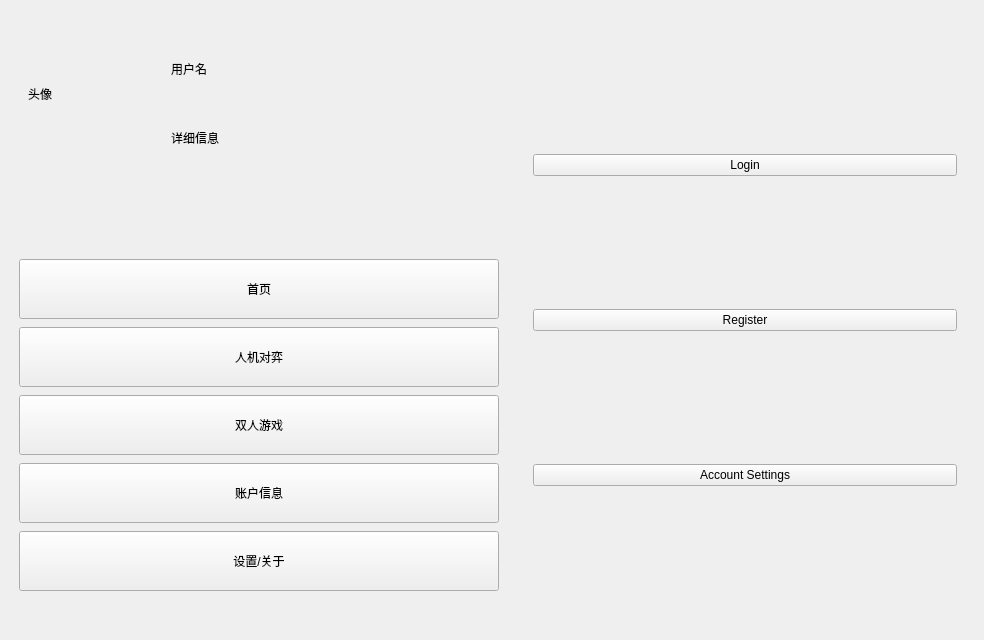
<?xml version="1.0" encoding="UTF-8"?>
<ui version="4.0">
 <class>MainWindow</class>
 <widget class="QMainWindow" name="MainWindow">
  <property name="geometry">
   <rect>
    <x>0</x>
    <y>0</y>
    <width>984</width>
    <height>640</height>
   </rect>
  </property>
  <property name="sizePolicy">
   <sizepolicy hsizetype="Preferred" vsizetype="Preferred">
    <horstretch>0</horstretch>
    <verstretch>0</verstretch>
   </sizepolicy>
  </property>
  <property name="windowTitle">
   <string>Sieging Game</string>
  </property>
  <widget class="QWidget" name="centralwidget">
   <property name="sizePolicy">
    <sizepolicy hsizetype="Expanding" vsizetype="Expanding">
     <horstretch>0</horstretch>
     <verstretch>0</verstretch>
    </sizepolicy>
   </property>
   <property name="maximumSize">
    <size>
     <width>1000000</width>
     <height>1000000</height>
    </size>
   </property>
   <layout class="QHBoxLayout" name="horizontalLayout_2">
    <item>
     <widget class="QWidget" name="leftOptionBar" native="true">
      <property name="sizePolicy">
       <sizepolicy hsizetype="Fixed" vsizetype="Expanding">
        <horstretch>0</horstretch>
        <verstretch>0</verstretch>
       </sizepolicy>
      </property>
      <property name="minimumSize">
       <size>
        <width>500</width>
        <height>0</height>
       </size>
      </property>
      <property name="maximumSize">
       <size>
        <width>500</width>
        <height>16777215</height>
       </size>
      </property>
      <layout class="QVBoxLayout" name="verticalLayout_8">
       <property name="spacing">
        <number>10</number>
       </property>
       <property name="leftMargin">
        <number>10</number>
       </property>
       <property name="topMargin">
        <number>10</number>
       </property>
       <property name="rightMargin">
        <number>10</number>
       </property>
       <property name="bottomMargin">
        <number>10</number>
       </property>
       <item>
        <widget class="QWidget" name="userInfromation" native="true">
         <property name="sizePolicy">
          <sizepolicy hsizetype="Fixed" vsizetype="Fixed">
           <horstretch>0</horstretch>
           <verstretch>0</verstretch>
          </sizepolicy>
         </property>
         <property name="minimumSize">
          <size>
           <width>500</width>
           <height>150</height>
          </size>
         </property>
         <property name="maximumSize">
          <size>
           <width>500</width>
           <height>150</height>
          </size>
         </property>
         <layout class="QGridLayout" name="gridLayout">
          <item row="0" column="1">
           <widget class="QWidget" name="widget" native="true">
            <property name="sizePolicy">
             <sizepolicy hsizetype="Expanding" vsizetype="Fixed">
              <horstretch>0</horstretch>
              <verstretch>0</verstretch>
             </sizepolicy>
            </property>
            <property name="minimumSize">
             <size>
              <width>0</width>
              <height>150</height>
             </size>
            </property>
            <layout class="QVBoxLayout" name="verticalLayout_2">
             <item>
              <widget class="QLabel" name="label_2">
               <property name="text">
                <string>用户名</string>
               </property>
              </widget>
             </item>
             <item>
              <widget class="QLabel" name="label_3">
               <property name="text">
                <string>详细信息</string>
               </property>
              </widget>
             </item>
            </layout>
           </widget>
          </item>
          <item row="0" column="0">
           <widget class="QLabel" name="label">
            <property name="sizePolicy">
             <sizepolicy hsizetype="Fixed" vsizetype="Fixed">
              <horstretch>0</horstretch>
              <verstretch>0</verstretch>
             </sizepolicy>
            </property>
            <property name="minimumSize">
             <size>
              <width>128</width>
              <height>128</height>
             </size>
            </property>
            <property name="text">
             <string>头像</string>
            </property>
           </widget>
          </item>
         </layout>
        </widget>
       </item>
       <item>
        <spacer name="verticalSpacer_3">
         <property name="orientation">
          <enum>Qt::Vertical</enum>
         </property>
         <property name="sizeType">
          <enum>QSizePolicy::Fixed</enum>
         </property>
         <property name="sizeHint" stdset="0">
          <size>
           <width>20</width>
           <height>80</height>
          </size>
         </property>
        </spacer>
       </item>
       <item>
        <layout class="QVBoxLayout" name="leftOptions">
         <property name="spacing">
          <number>8</number>
         </property>
         <item>
          <widget class="QPushButton" name="mainPageBtn">
           <property name="enabled">
            <bool>true</bool>
           </property>
           <property name="sizePolicy">
            <sizepolicy hsizetype="Minimum" vsizetype="Fixed">
             <horstretch>0</horstretch>
             <verstretch>0</verstretch>
            </sizepolicy>
           </property>
           <property name="minimumSize">
            <size>
             <width>0</width>
             <height>60</height>
            </size>
           </property>
           <property name="text">
            <string>首页</string>
           </property>
          </widget>
         </item>
         <item>
          <widget class="QPushButton" name="vsComptrBtn">
           <property name="minimumSize">
            <size>
             <width>0</width>
             <height>60</height>
            </size>
           </property>
           <property name="text">
            <string>人机对弈</string>
           </property>
          </widget>
         </item>
         <item>
          <widget class="QPushButton" name="vsPeopleBtn">
           <property name="minimumSize">
            <size>
             <width>0</width>
             <height>60</height>
            </size>
           </property>
           <property name="text">
            <string>双人游戏</string>
           </property>
          </widget>
         </item>
         <item>
          <widget class="QPushButton" name="loginBtn">
           <property name="minimumSize">
            <size>
             <width>0</width>
             <height>60</height>
            </size>
           </property>
           <property name="text">
            <string>账户信息</string>
           </property>
          </widget>
         </item>
         <item>
          <widget class="QPushButton" name="settingsBtn">
           <property name="minimumSize">
            <size>
             <width>0</width>
             <height>60</height>
            </size>
           </property>
           <property name="text">
            <string>设置/关于</string>
           </property>
          </widget>
         </item>
         <item>
          <spacer name="verticalSpacer">
           <property name="orientation">
            <enum>Qt::Vertical</enum>
           </property>
           <property name="sizeHint" stdset="0">
            <size>
             <width>20</width>
             <height>40</height>
            </size>
           </property>
          </spacer>
         </item>
        </layout>
       </item>
       <item>
        <spacer name="verticalSpacer_2">
         <property name="orientation">
          <enum>Qt::Vertical</enum>
         </property>
         <property name="sizeHint" stdset="0">
          <size>
           <width>20</width>
           <height>40</height>
          </size>
         </property>
        </spacer>
       </item>
      </layout>
     </widget>
    </item>
    <item>
     <widget class="QStackedWidget" name="contentPage">
      <property name="sizePolicy">
       <sizepolicy hsizetype="Expanding" vsizetype="Expanding">
        <horstretch>0</horstretch>
        <verstretch>0</verstretch>
       </sizepolicy>
      </property>
      <property name="currentIndex">
       <number>2</number>
      </property>
      <widget class="QWidget" name="beginPage">
       <property name="styleSheet">
        <string notr="true"/>
       </property>
       <layout class="QVBoxLayout" name="verticalLayout">
        <item>
         <widget class="QWidget" name="mainOption" native="true">
          <property name="sizePolicy">
           <sizepolicy hsizetype="Expanding" vsizetype="Expanding">
            <horstretch>0</horstretch>
            <verstretch>0</verstretch>
           </sizepolicy>
          </property>
          <layout class="QHBoxLayout" name="horizontalLayout">
           <property name="topMargin">
            <number>100</number>
           </property>
           <property name="bottomMargin">
            <number>100</number>
           </property>
           <item>
            <widget class="QWidget" name="widget_2" native="true">
             <property name="sizePolicy">
              <sizepolicy hsizetype="Expanding" vsizetype="Ignored">
               <horstretch>0</horstretch>
               <verstretch>0</verstretch>
              </sizepolicy>
             </property>
             <layout class="QVBoxLayout" name="verticalLayout_3">
              <property name="leftMargin">
               <number>10</number>
              </property>
              <property name="rightMargin">
               <number>10</number>
              </property>
              <item>
               <widget class="QLabel" name="label_4">
                <property name="text">
                 <string>TextLabel</string>
                </property>
               </widget>
              </item>
              <item>
               <widget class="QLabel" name="label_5">
                <property name="text">
                 <string>人机对弈</string>
                </property>
               </widget>
              </item>
              <item>
               <widget class="QPushButton" name="vsAiBtn_2">
                <property name="text">
                 <string>人机对弈</string>
                </property>
               </widget>
              </item>
             </layout>
            </widget>
           </item>
           <item>
            <widget class="QWidget" name="widget_3" native="true">
             <property name="sizePolicy">
              <sizepolicy hsizetype="Expanding" vsizetype="Expanding">
               <horstretch>0</horstretch>
               <verstretch>0</verstretch>
              </sizepolicy>
             </property>
             <layout class="QVBoxLayout" name="verticalLayout_6">
              <property name="leftMargin">
               <number>10</number>
              </property>
              <property name="rightMargin">
               <number>10</number>
              </property>
              <item>
               <layout class="QVBoxLayout" name="verticalLayout_7">
                <item>
                 <widget class="QLabel" name="label_8">
                  <property name="text">
                   <string>TextLabel</string>
                  </property>
                 </widget>
                </item>
                <item>
                 <widget class="QLabel" name="label_9">
                  <property name="text">
                   <string>双人游戏</string>
                  </property>
                 </widget>
                </item>
                <item>
                 <widget class="QPushButton" name="vsPeopleBtn_2">
                  <property name="text">
                   <string>双人游戏</string>
                  </property>
                 </widget>
                </item>
               </layout>
              </item>
             </layout>
            </widget>
           </item>
           <item>
            <widget class="QWidget" name="widget_4" native="true">
             <property name="sizePolicy">
              <sizepolicy hsizetype="Expanding" vsizetype="Expanding">
               <horstretch>0</horstretch>
               <verstretch>0</verstretch>
              </sizepolicy>
             </property>
             <layout class="QVBoxLayout" name="verticalLayout_4">
              <property name="leftMargin">
               <number>10</number>
              </property>
              <property name="rightMargin">
               <number>10</number>
              </property>
              <item>
               <layout class="QVBoxLayout" name="verticalLayout_5">
                <item>
                 <widget class="QLabel" name="label_6">
                  <property name="text">
                   <string>TextLabel</string>
                  </property>
                 </widget>
                </item>
                <item>
                 <widget class="QLabel" name="label_7">
                  <property name="text">
                   <string>登录/注册</string>
                  </property>
                 </widget>
                </item>
                <item>
                 <widget class="QPushButton" name="loginBtn_2">
                  <property name="text">
                   <string>登录/注册</string>
                  </property>
                 </widget>
                </item>
               </layout>
              </item>
             </layout>
            </widget>
           </item>
           <item>
            <widget class="QWidget" name="widget_5" native="true">
             <property name="sizePolicy">
              <sizepolicy hsizetype="Expanding" vsizetype="Expanding">
               <horstretch>0</horstretch>
               <verstretch>0</verstretch>
              </sizepolicy>
             </property>
             <layout class="QVBoxLayout" name="verticalLayout_9">
              <property name="leftMargin">
               <number>10</number>
              </property>
              <property name="rightMargin">
               <number>10</number>
              </property>
              <item>
               <layout class="QVBoxLayout" name="verticalLayout_10">
                <item>
                 <widget class="QLabel" name="label_10">
                  <property name="text">
                   <string>TextLabel</string>
                  </property>
                 </widget>
                </item>
                <item>
                 <widget class="QLabel" name="label_11">
                  <property name="text">
                   <string>设置/关于</string>
                  </property>
                 </widget>
                </item>
                <item>
                 <widget class="QPushButton" name="settingsBtn_2">
                  <property name="text">
                   <string>设置/关于</string>
                  </property>
                 </widget>
                </item>
               </layout>
              </item>
             </layout>
            </widget>
           </item>
          </layout>
         </widget>
        </item>
       </layout>
      </widget>
      <widget class="QWidget" name="vsPeoplePage">
       <widget class="QWidget" name="horizontalWidget_2" native="true">
        <property name="enabled">
         <bool>true</bool>
        </property>
        <property name="geometry">
         <rect>
          <x>0</x>
          <y>0</y>
          <width>451</width>
          <height>491</height>
         </rect>
        </property>
        <property name="sizePolicy">
         <sizepolicy hsizetype="Expanding" vsizetype="Expanding">
          <horstretch>0</horstretch>
          <verstretch>0</verstretch>
         </sizepolicy>
        </property>
        <layout class="QHBoxLayout" name="horizontalLayout_4">
         <item alignment="Qt::AlignHCenter|Qt::AlignVCenter">
          <widget class="QWidget" name="widget_7" native="true">
           <property name="sizePolicy">
            <sizepolicy hsizetype="Preferred" vsizetype="Preferred">
             <horstretch>0</horstretch>
             <verstretch>0</verstretch>
            </sizepolicy>
           </property>
           <property name="styleSheet">
            <string notr="true"/>
           </property>
           <layout class="QVBoxLayout" name="verticalLayout_17">
            <item>
             <widget class="QLabel" name="label_24">
              <property name="text">
               <string>TextLabel</string>
              </property>
             </widget>
            </item>
            <item>
             <widget class="QLabel" name="label_25">
              <property name="text">
               <string>TextLabel</string>
              </property>
             </widget>
            </item>
            <item>
             <widget class="QPushButton" name="pushButton_19">
              <property name="text">
               <string>简单</string>
              </property>
             </widget>
            </item>
            <item>
             <widget class="QPushButton" name="pushButton_20">
              <property name="text">
               <string>中等</string>
              </property>
             </widget>
            </item>
            <item>
             <widget class="QPushButton" name="pushButton_21">
              <property name="text">
               <string>困难</string>
              </property>
             </widget>
            </item>
           </layout>
          </widget>
         </item>
        </layout>
       </widget>
      </widget>
      <widget class="QWidget" name="loginPage">
       <layout class="QVBoxLayout" name="verticalLayout">
        <item>
         <widget class="QStackedWidget" name="stackedWidget">
          <widget class="QWidget" name="mainMenuPage">
           <layout class="QVBoxLayout" name="mainMenuLayout">
            <item>
             <widget class="QPushButton" name="loginButton">
              <property name="text">
               <string>Login</string>
              </property>
             </widget>
            </item>
            <item>
             <widget class="QPushButton" name="registerButton">
              <property name="text">
               <string>Register</string>
              </property>
             </widget>
            </item>
            <item>
             <widget class="QPushButton" name="accountSettingsButton">
              <property name="text">
               <string>Account Settings</string>
              </property>
             </widget>
            </item>
           </layout>
          </widget>
          <widget class="QWidget" name="innerLoginPage">
           <layout class="QVBoxLayout" name="loginLayout">
            <item>
             <widget class="QLineEdit" name="usernameInput">
              <property name="placeholderText">
               <string>Username</string>
              </property>
             </widget>
            </item>
            <item>
             <widget class="QLineEdit" name="passwordInput">
              <property name="echoMode">
               <enum>QLineEdit::Password</enum>
              </property>
              <property name="placeholderText">
               <string>Password</string>
              </property>
             </widget>
            </item>
            <item>
             <widget class="QPushButton" name="confirmLoginButton">
              <property name="text">
               <string>Login</string>
              </property>
             </widget>
            </item>
            <item>
             <widget class="QPushButton" name="backToMenuButtonFromLogin">
              <property name="text">
               <string>Back to Menu</string>
              </property>
             </widget>
            </item>
           </layout>
          </widget>
          <widget class="QWidget" name="registerPage">
           <layout class="QVBoxLayout" name="registerLayout">
            <item>
             <widget class="QLineEdit" name="newUsernameInput">
              <property name="placeholderText">
               <string>Username</string>
              </property>
             </widget>
            </item>
            <item>
             <widget class="QLineEdit" name="newPasswordInput">
              <property name="echoMode">
               <enum>QLineEdit::Password</enum>
              </property>
              <property name="placeholderText">
               <string>Password</string>
              </property>
             </widget>
            </item>
            <item>
             <widget class="QPushButton" name="confirmRegisterButton">
              <property name="text">
               <string>Register</string>
              </property>
             </widget>
            </item>
            <item>
             <widget class="QPushButton" name="backToMenuButtonFromRegister">
              <property name="text">
               <string>Back to Menu</string>
              </property>
             </widget>
            </item>
           </layout>
          </widget>
          <widget class="QWidget" name="accountSettingsPage">
           <layout class="QVBoxLayout" name="accountSettingsLayout">
            <item>
             <widget class="QLabel" name="accountInfoLabel">
              <property name="text">
               <string>Username: </string>
              </property>
             </widget>
            </item>
            <item>
             <widget class="QPushButton" name="backToMenuButtonFromAccount">
              <property name="text">
               <string>Back to Menu</string>
              </property>
             </widget>
            </item>
           </layout>
          </widget>
         </widget>
        </item>
       </layout>
      </widget>
      <widget class="QWidget" name="settingPage"/>
      <widget class="QWidget" name="vsComptrPage">
       <property name="sizePolicy">
        <sizepolicy hsizetype="Expanding" vsizetype="Expanding">
         <horstretch>0</horstretch>
         <verstretch>0</verstretch>
        </sizepolicy>
       </property>
       <property name="styleSheet">
        <string notr="true"/>
       </property>
       <widget class="QWidget" name="widget" native="true">
        <property name="geometry">
         <rect>
          <x>0</x>
          <y>-3</y>
          <width>461</width>
          <height>501</height>
         </rect>
        </property>
        <property name="sizePolicy">
         <sizepolicy hsizetype="Expanding" vsizetype="Expanding">
          <horstretch>0</horstretch>
          <verstretch>0</verstretch>
         </sizepolicy>
        </property>
        <layout class="QVBoxLayout" name="verticalLayout_11">
         <item>
          <spacer name="verticalSpacer_4">
           <property name="orientation">
            <enum>Qt::Vertical</enum>
           </property>
           <property name="sizeHint" stdset="0">
            <size>
             <width>20</width>
             <height>40</height>
            </size>
           </property>
          </spacer>
         </item>
         <item>
          <widget class="QWidget" name="horizontalWidget" native="true">
           <property name="enabled">
            <bool>true</bool>
           </property>
           <property name="sizePolicy">
            <sizepolicy hsizetype="Expanding" vsizetype="Expanding">
             <horstretch>0</horstretch>
             <verstretch>0</verstretch>
            </sizepolicy>
           </property>
           <layout class="QHBoxLayout" name="horizontalLayout_3">
            <item>
             <spacer name="horizontalSpacer">
              <property name="orientation">
               <enum>Qt::Horizontal</enum>
              </property>
              <property name="sizeHint" stdset="0">
               <size>
                <width>40</width>
                <height>20</height>
               </size>
              </property>
             </spacer>
            </item>
            <item>
             <widget class="QWidget" name="widget_6" native="true">
              <layout class="QVBoxLayout" name="verticalLayout_16">
               <item>
                <widget class="QLabel" name="label_22">
                 <property name="text">
                  <string>TextLabel</string>
                 </property>
                </widget>
               </item>
               <item>
                <widget class="QLabel" name="label_23">
                 <property name="text">
                  <string>TextLabel</string>
                 </property>
                </widget>
               </item>
               <item>
                <widget class="QPushButton" name="pushButton_16">
                 <property name="text">
                  <string>简单</string>
                 </property>
                </widget>
               </item>
               <item>
                <widget class="QPushButton" name="pushButton_17">
                 <property name="text">
                  <string>中等</string>
                 </property>
                </widget>
               </item>
               <item>
                <widget class="QPushButton" name="pushButton_18">
                 <property name="text">
                  <string>困难</string>
                 </property>
                </widget>
               </item>
              </layout>
             </widget>
            </item>
            <item>
             <spacer name="horizontalSpacer_2">
              <property name="orientation">
               <enum>Qt::Horizontal</enum>
              </property>
              <property name="sizeHint" stdset="0">
               <size>
                <width>40</width>
                <height>20</height>
               </size>
              </property>
             </spacer>
            </item>
           </layout>
          </widget>
         </item>
         <item>
          <spacer name="verticalSpacer_5">
           <property name="orientation">
            <enum>Qt::Vertical</enum>
           </property>
           <property name="sizeHint" stdset="0">
            <size>
             <width>20</width>
             <height>40</height>
            </size>
           </property>
          </spacer>
         </item>
        </layout>
       </widget>
      </widget>
      <widget class="QWidget" name="gamePage">
       <property name="sizePolicy">
        <sizepolicy hsizetype="Expanding" vsizetype="Expanding">
         <horstretch>0</horstretch>
         <verstretch>0</verstretch>
        </sizepolicy>
       </property>
      </widget>
     </widget>
    </item>
   </layout>
  </widget>
 </widget>
 <resources/>
 <connections/>
</ui>
